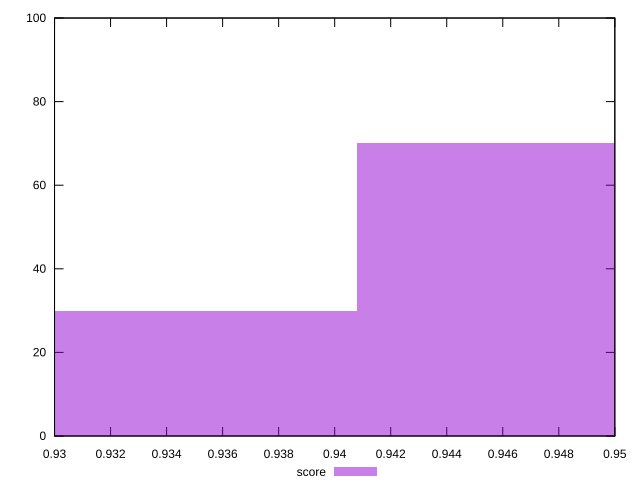

Generate this figure with gnuplot:
reset

$score <<EOF
0.9352270878063134 30
0.9463607436135313 70
EOF

set key outside below
set boxwidth 0.011133655807218016
set xrange [0.93:0.95]
set yrange [0:100]
set trange [0:100]
set style fill transparent solid 0.5 noborder
set terminal svg size 640, 490 enhanced background rgb 'white'
set output "reports/report_00032_2021-02-25T10-28-15.087Z/bootup-time/samples/astro/score/histogram.svg"

plot $score title "score" with boxes

reset
